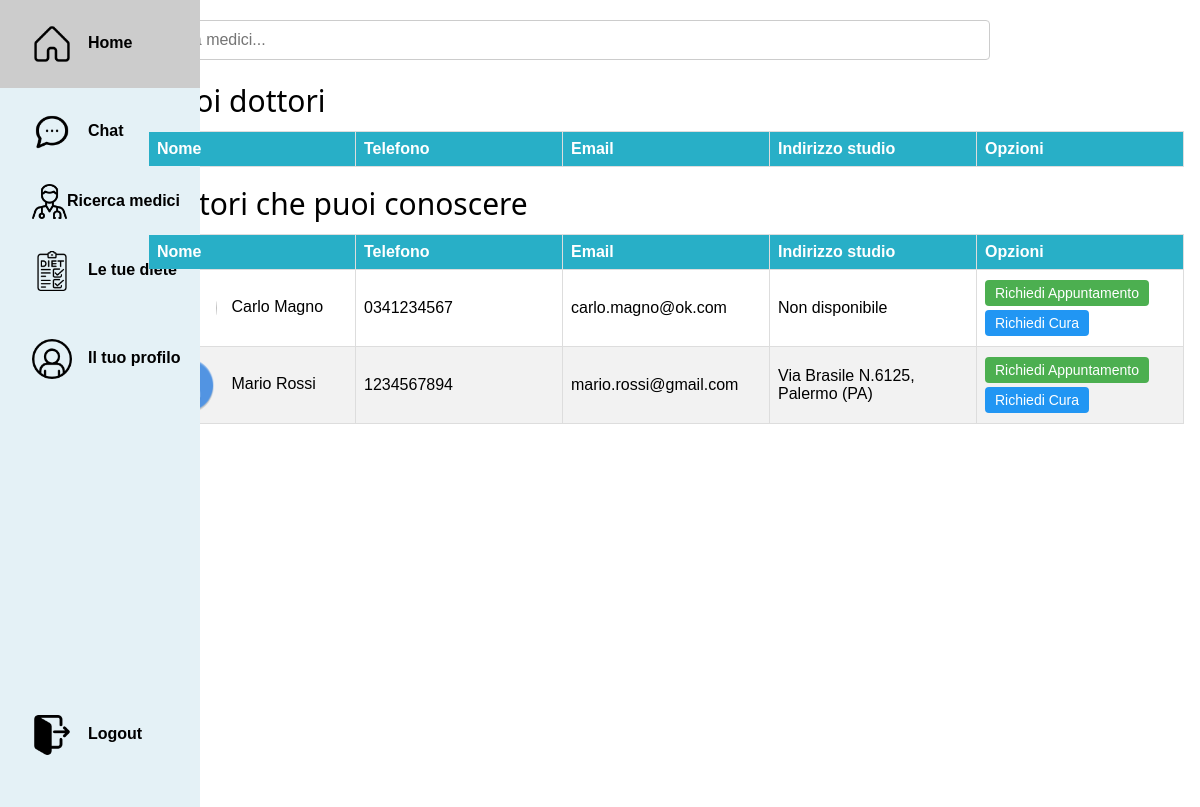
The page /ricerca_medici/ (signed in) on the database its author committed.
### myapp/models.py (models this page shows)
class Utente(AbstractUser):
    cf = models.CharField(max_length=16, blank=True)
    nome = models.CharField(max_length=30, blank=True)
    cognome = models.CharField(max_length=30, blank=True)
    provincia = models.CharField(max_length=2, blank=True)
    telefono = models.CharField(max_length=10)
    email = models.EmailField(max_length=100, blank=True)
    genere = models.CharField(max_length=1, choices=[('M', 'Maschio'), ('F', 'Femmina')])
    data_nascita = models.DateField()
    foto_profilo = models.ImageField(upload_to='images/', default='images/default.jpg')
    tipo_utente = models.BooleanField(default=False)  # tipo = 1 => dottore, tipo = 0 => paziente
    objects = CustomUserManager()

class Studio(models.Model):
    medico = models.OneToOneField(Utente, on_delete=models.CASCADE, limit_choices_to={'tipo_utente': True})
    via = models.CharField(max_length=50,blank=True)
    civico = models.IntegerField(blank=True)
    citta = models.CharField(max_length=30,blank=True)
    provincia = models.CharField(max_length=2,blank=True)

### myapp/views.py (the view)
# urls.py: path('ricerca_medici/', views.ricerca, name='ricerca'),
@login_required(login_url='login/')
def ricerca(request):
    paziente = request.user
    richieste_paziente = Cura.objects.filter(idPaziente=paziente).values_list('idDottore_id', flat=True)
    medici_curanti = Cura.objects.filter(idPaziente=paziente, statoRichiesta=1).select_related('idDottore')
    alldoctors = Utente.objects.filter(tipo_utente=True).select_related('studio').order_by('nome', 'cognome')
    doctors = alldoctors.exclude(id__in=medici_curanti.values_list('id', flat=True))
    context={
        'doctors': doctors,
        'richieste_dottori': richieste_paziente,
        'medici_curanti': medici_curanti
    }
    return render(request, 'ricerca_medici.html', context)

### myapp/templates/ricerca_medici.html (shortened to what this page needs)
{% extends 'base.html' %}
{% load static %}
{% block content %}
{% load static %}
<link rel="stylesheet" href="{% static 'css/doctors.css' %}">
<div class="search-container w3-margin-left">
    <input type="text" id="searchInput" placeholder="Cerca medici..." onkeyup="searchDoctors()">
</div>
<div class="current-doctors-container w3-margin-left w3-margin-right">
    <h2>I tuoi dottori</h2>
    <table class="results-table table table-striped">
        <thead>
            <tr>
                <th>Nome</th>
                <th>Telefono</th>
                <th>Email</th>
                <th>Indirizzo studio</th>
                <th>Opzioni</th>
            </tr>
        </thead>
    </table>
</div>
<div class="results-container w3-margin-left  w3-margin-right">
    <h2>Dottori che puoi conoscere</h2>
    <table class="results-table table table-striped">
        <thead>
            <tr>
                <th>Nome</th>
                <th>Telefono</th>
                <th>Email</th>
                <th>Indirizzo studio</th>
                <th>Opzioni</th>
            </tr>
        </thead>
        <tbody id="resultsBody">
            {% for doctor in doctors %}
            <tr>
                <td>
                    {{ doctor.nome }} {{ doctor.cognome }}
                </td>
                <td>{{ doctor.telefono }}</td>
                <td>{{ doctor.email }}</td>
                <td>
                    {% if doctor.studio %}
                    Via {{ doctor.studio.via }} N.{{ doctor.studio.civico }}, {{ doctor.studio.citta }}
                    ({{doctor.studio.provincia }})
                    {%else%}
                    Non disponibile
                    {% endif %}
                </td>
                <td class="action-buttons">
                    <button class="appointment-button" onclick="openAppointmentModal('{{ doctor.id }}')">Richiedi
                        Appuntamento</button>
                    <form method="post" action="{% url 'richiesta_cura' doctor.id %}" style="display:inline;">
                        {% if doctor.id in richieste_dottori %}
                        <i class="far fa-check-circle"> </i>
                        {% else %}
                        <button type="submit" class="treatment-button" style="margin-top: 2%;">Richiedi Cura</button>
                        {% endif %}
                    </form>
                </td>
            </tr>
            {% endfor %}
        </tbody>
    </table>
</div>
{%endblock %}

### static/css/styles.css (style rules this page uses)
.search-container { margin-bottom: 20px; }
.search-container input[type="text"] { width: 80%; padding: 10px; font-size: 16px; border: 1px solid #ccc; border-radius: 4px; }
.results-table { width: 100%; border-collapse: collapse; }
.results-table th, .results-table td { border: 1px solid #ccc; padding: 10px; text-align: left; }
.results-table th { background-color: #159096; color: white; }
.results-table tr:nth-child(even) { background-color: #f2f2f2; }
table { border-collapse: collapse; width: 100%; margin-bottom: 1em; }
table, th, td { border: 1px solid #28afc7; }
th, td { padding: 8px; text-align: left; }
th { background-color: #28afc7; color: white; }
html { box-sizing: border-box }
*, *:before, *:after { box-sizing: inherit }
html { -ms-text-size-adjust: 100%; -webkit-text-size-adjust: 100% }
button, input, select, textarea, optgroup { font: inherit; margin: 0 }
button, input { overflow: visible }
button, select { text-transform: none }
button, [type=button], [type=reset], [type=submit] { -webkit-appearance: button }
html, body { font-family: Arial, sans-serif; margin: 0; padding: 0; display: flex; margin: 0; height: 100%; width: 100%; }
html { overflow-x: hidden }
h2 { font-size: 30px }
h1, h2, h3, h4, h5, h6 { font-family: "Segoe UI", Arial, sans-serif; font-weight: 400; margin: 10px 0 }
.w3-margin-left { margin-left: 16px !important }
.w3-margin-right { margin-right: 16px !important }

### static/css/doctors.css (style rules this page uses)
.search-container { margin-bottom: 20px; }
.search-container input[type="text"] { width: 80%; padding: 10px; font-size: 16px; border: 1px solid #ccc; border-radius: 4px; }
.results-table { width: 100%; border-collapse: collapse; }
.results-table th, .results-table td { border: 1px solid #ccc; padding: 10px; text-align: left; }
.results-table th { background-color: #159096; color: white; }
.results-table tr:nth-child(even) { background-color: #f2f2f2; }
.action-buttons button { padding: 5px 10px; margin-right: 5px; font-size: 14px; border: none; border-radius: 4px; cursor: pointer; }
.appointment-button { background-color: #4CAF50; color: white; }
.treatment-button { background-color: #2196F3; color: white; }

### static/css/diet.css (style rules this page uses)
table { border-collapse: collapse; width: 100%; margin-bottom: 1em; }
table, th, td { border: 1px solid #28afc7; }
th, td { padding: 8px; text-align: left; }
th { background-color: #28afc7; color: white; }
.results-table thead th { background-color: #28afc7; border: 1px solid #ddd; padding: 8px; text-align: left; position: sticky; top: 0; width: 20%; z-index: 1; }
.results-table tbody td { border: 1px solid #ddd; padding: 8px; text-align: left; width: 20%; }

### rows shown on the page
Utente: nome "Carlo", cognome "Magno", telefono "0341234567", email "carlo.magno@ok.com", shows "Non disponibile", shows "Richiedi Cura"
Utente: nome "Mario", cognome "Rossi", telefono "1234567894", email "mario.rossi@gmail.com", studio.via "Brasile", studio.civico "6125", studio.citta "Palermo", studio.provincia "PA", shows "Richiedi Cura"
